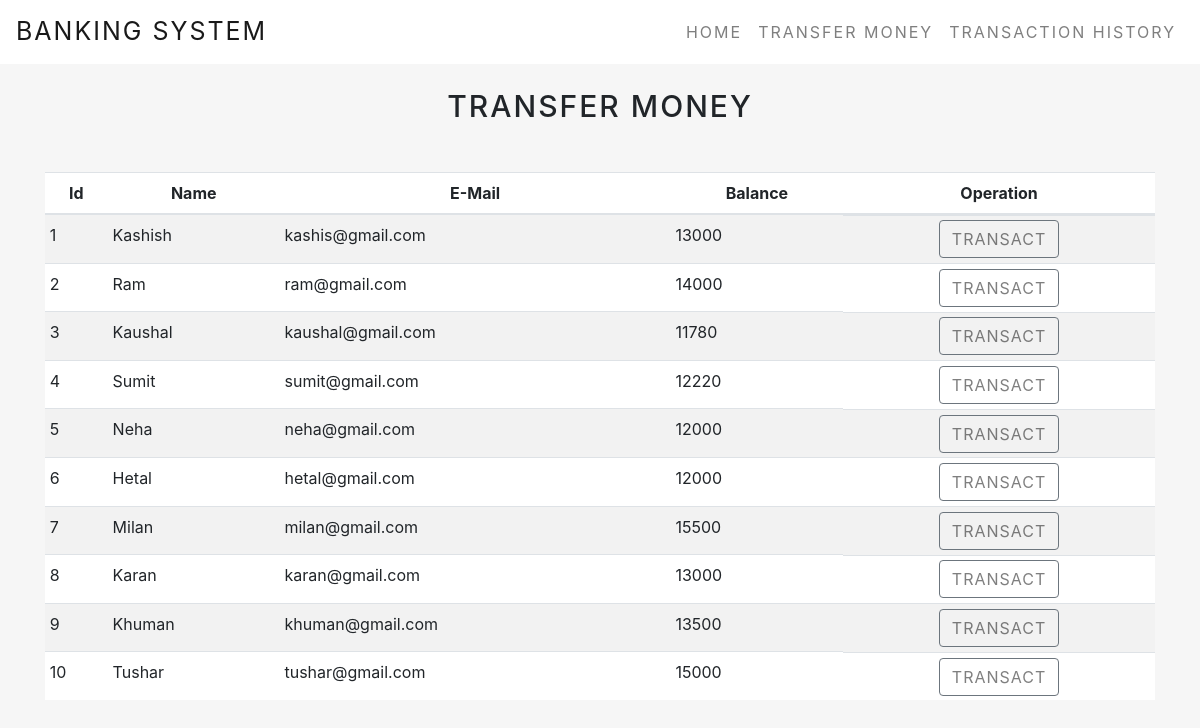
The app's page /PHP/transfer.php with its own data.
### tables this page shows
CREATE TABLE `users` (
  `id` int NOT NULL AUTO_INCREMENT,
  `name` varchar(45) DEFAULT NULL,
  `email` varchar(45) DEFAULT NULL,
  `balance` int DEFAULT NULL,
  PRIMARY KEY (`id`)
);

### PHP/transfer.php (the view, shortened to what this page needs)
<!DOCTYPE html>
<html lang="en">
<head>
  <link rel="stylesheet" href="https://stackpath.bootstrapcdn.com/bootstrap/4.5.2/css/bootstrap.min.css"
>
  <link rel="stylesheet" href="Static/styles.css">
</head>
<body>
  <?php
    include 'config.php';
    $sql = "SELECT * FROM users";
    $result = mysqli_query($conn,$sql);
?>
<?php
  include 'navbar.php';
?>
<div class="container">
        <h2 class="text-center pt-4 container__name">Transfer Money</h2>
        <br>
            <div class="row mt-3">
                <div class="col">
                    <div class="table-responsive-sm">
                    <table class="table table-hover table-sm table-striped table-condensed ">
                        <thead>
                            <tr>
                            <th scope="col" class="text-center py-2">Id</th>
                            <th scope="col" class="text-center py-2">Name</th>
                            <th scope="col" class="text-center py-2">E-Mail</th>
                            <th scope="col" class="text-center py-2">Balance</th>
                            <th scope="col" class="text-center py-2">Operation</th>
                            </tr>
                        </thead>
                        <tbody>
                <?php
                    while($rows=mysqli_fetch_assoc($result)){
                ?>
                    <tr>
                        <td class="py-2"><?php echo $rows['id'] ?></td>
                        <td class="py-2"><?php echo $rows['name']?></td>
                        <td class="py-2"><?php echo $rows['email']?></td>
                        <td class="py-2"><?php echo $rows['balance']?></td>
                        <td class="d-flex justify-content-center"><a href="selecteduserdetails.php?id= <?php echo $rows['id'] ;?>"> <button type="button" class="btn btn-outline-secondary ">Transact</button></a></td>
                    </tr>
                <?php
                    }
                ?>
                        </tbody>
                    </table>
                    </div>
                </div>
            </div>
        </div>
</body>
</html>

### PHP/Static/styles.css (style rules this page uses)
body { background-color: rgba(167, 167, 167, 0.1); overflow-x: hidden; }
.btn { background: none !important; color: rgba(0, 0, 0, 0.5); text-transform: uppercase; letter-spacing: 1px; }
.nav-link, .navbar-brand, .container__name { text-transform: uppercase; letter-spacing: 2px; }
.container__name { font-size: 30px; text-align: center; }
.table { background-color: rgb(255, 255, 255); border-color: black; }

### records on screen
users: id "1", name "Kashish", email "kashis@gmail.com", balance "13000"
users: id "2", name "Ram", email "ram@gmail.com", balance "14000"
users: id "3", name "Kaushal", email "kaushal@gmail.com", balance "11780"
users: id "4", name "Sumit", email "sumit@gmail.com", balance "12220"
users: id "5", name "Neha", email "neha@gmail.com", balance "12000"
users: id "6", name "Hetal", email "hetal@gmail.com", balance "12000"
users: id "7", name "Milan", email "milan@gmail.com", balance "15500"
users: id "8", name "Karan", email "karan@gmail.com", balance "13000"
users: id "9", name "Khuman", email "khuman@gmail.com", balance "13500"
users: id "10", name "Tushar", email "tushar@gmail.com", balance "15000"
